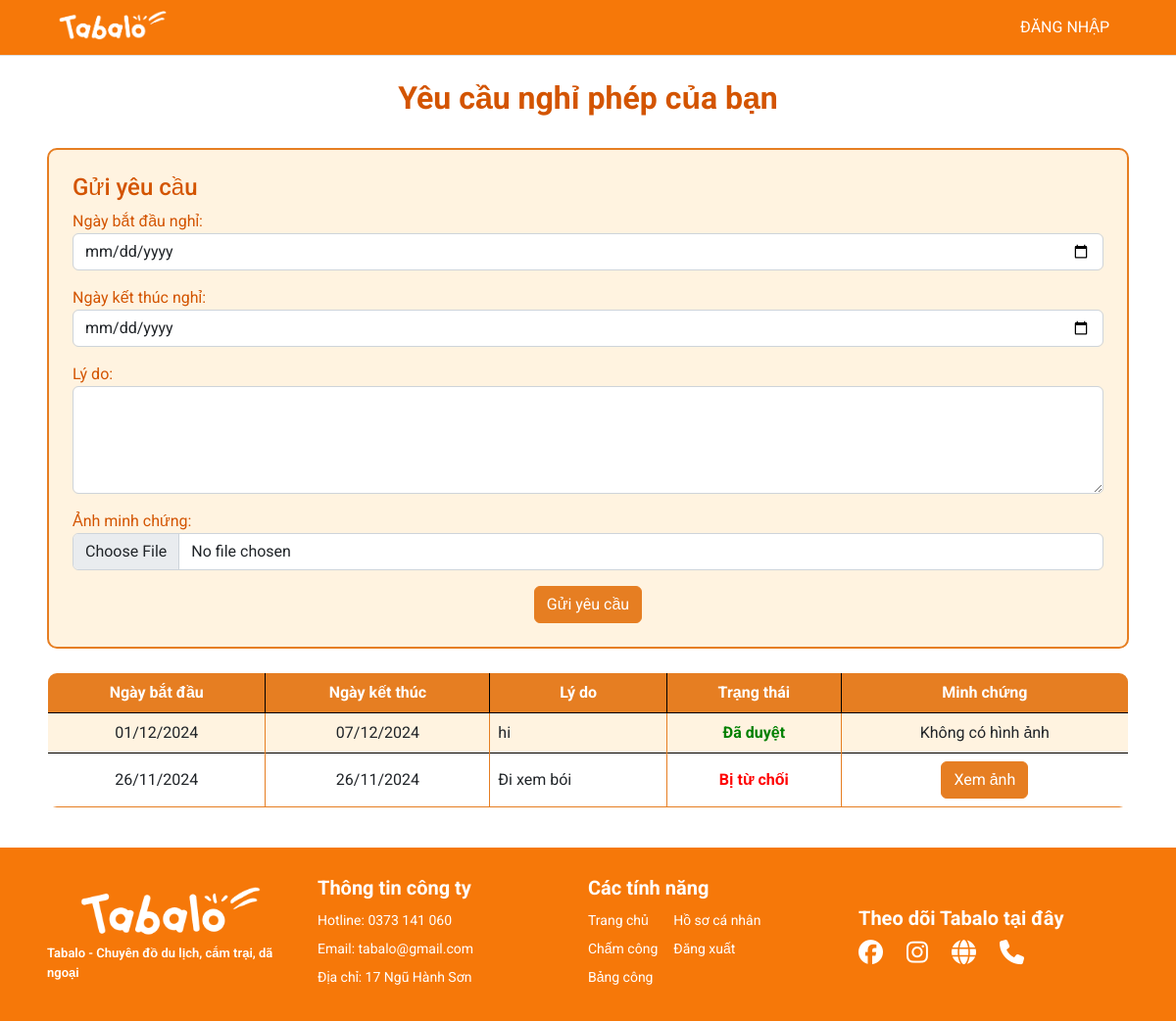
Screenshot of /request-day-off/33trangnha/ with the database file from the repository.
### myapp/models.py (models this page shows, shortened)
class DayOffRequest(models.Model):
    STATUS_CHOICES = [
        ('pending', 'Pending'),
        ('approved', 'Approved'),
        ('rejected', 'Rejected'),
    ]
    user = models.ForeignKey(User, on_delete=models.CASCADE)
    start_date = models.DateField()
    end_date = models.DateField()
    reason = models.TextField()
    status = models.CharField(max_length=10, choices=STATUS_CHOICES, default='pending')
    image = models.ImageField(upload_to='uploads/', blank=True, null=True)

### myapp/views.py (the view, shortened to what this page needs)
# urls.py: path('request-day-off/<str:username>/', views.request_day_off, name='request-day-off'),
def request_day_off(request, username):
    try:
        title = 'Danh sách nghỉ phép'
        user = User.objects.get(username=username)
        day_off_requests = DayOffRequest.objects.filter(user=user).order_by('-start_date')
        max_end_date = day_off_requests.aggregate(max_end_date=Max('end_date'))['max_end_date'] or None
        if max_end_date:
            max_end_date += timedelta(days=1)
        form = DayOffRequestForm(request.POST or None, request.FILES or None)
        context = {'title': title,'day_off_requests': day_off_requests, 'form': form, 'max_end_date': max_end_date}
        return render(request, 'pages/request_day_off.html', context)
    except User.DoesNotExist:
        return redirect('home')

### myapp/forms.py
class DayOffRequestForm(forms.ModelForm):
    class Meta:
        model = DayOffRequest
        fields = ['start_date', 'end_date', 'reason', 'image']
        labels = {'start_date': 'Ngày bắt đầu nghỉ', 'end_date': 'Ngày kết thúc nghỉ', 'reason': 'Lý do', 'image': 'Ảnh minh chứng'}
        widgets = {
            'start_date': forms.DateInput(attrs={'type': 'date', 'class': 'form-control'}),
            'end_date': forms.DateInput(attrs={'type': 'date', 'class': 'form-control'}),
            'reason': forms.Textarea(attrs={'rows': 4, 'class': 'form-control'}),
            'image': forms.FileInput(attrs={'type': 'file', 'class': 'form-control'})}

### management/context_processors.py (called while the page is built)
def pending_dayoff(request):
  count_pending = DayOffRequest.objects.filter(status='pending').count()
  return {'count_pending': count_pending}

### templates/pages/request_day_off.html (shortened to what this page needs)
{% extends '../layouts/base.html' %}
{% load static %}
{% block main %}
<link rel="stylesheet" href="{% static 'styles/table.css' %}">
<br>
<h1 style="text-align: center; font-size: 2rem; font-weight: bold; color: #D35400;">Yêu cầu nghỉ phép của bạn</h1>
<br>
<div class="container p-4" style="background-color: #FFF3E0; border: 2px solid #E67E22; border-radius: 10px;">
  <h2 style="font-size: 1.5rem; color: #D35400;">Gửi yêu cầu</h2>
  <form method="POST" enctype="multipart/form-data" class="form-request" max_end_date="{{ max_end_date|date:'Y-m-d' }}">
    {{ form.as_p }}
    <center>
      <button type="submit" class="btn btn-primary" style="background-color: #E67E22; border-color: #E67E22;">Gửi yêu cầu</button>
    </center>
  </form>
</div>
<br>
{% if day_off_requests %}
<table class="table table-hover table-bordered custom-border" style="border-radius: 10px; overflow: hidden;">
  <thead class="bg-tab text-white" style="background-color: #E67E22;">
    <tr>
      <th scope="col" class="text-center" >Ngày bắt đầu</th>
      <th scope="col" class="text-center" >Ngày kết thúc</th>
      <th scope="col" class="text-center" >Lý do</th>
      <th scope="col" class="text-center" >Trạng thái</th>
      <th scope="col" class="text-center" >Minh chứng</th>
    </tr>
  </thead>
  <tbody>
    {% for request in day_off_requests %}
    <tr class="table-row" style="transition: background-color 0.3s;">
      <td class="text-center align-middle border-cell">{{ request.start_date|date:"d/m/Y" }}</td>
      <td class="text-center align-middle border-cell">{{ request.end_date|date:"d/m/Y" }}</td>
      <td class="align-middle border-cell">{{ request.reason }}</td>
      <td class="text-center align-middle border-cell">
        {% if request.status == 'approved' %}
        <span style="color: green; font-weight: bold;">Đã duyệt</span>
        {% elif request.status == 'pending' %}
        <span style="color: orange; font-weight: bold;">Đang chờ</span>
        {% else %}
        <span style="color: red; font-weight: bold;">Bị từ chối</span>
        {% endif %}
      </td>
      <td class="text-center align-middle border-cell">
        {% if request.image %}
        <a href="{{ request.image.url }}" target="_blank" style="text-decoration: none;">
          <button class="btn btn-secondary" style="background-color: #E67E22; border-color: #E67E22; color: white;">
            Xem ảnh
          </button>
        </a>
        {% else %}
        <span>Không có hình ảnh</span>
        {% endif %}
      </td>
    </tr>
    {% endfor %}
  </tbody>
</table>
<br>
{% endif %}
{% endblock %}

### static/styles/style.css (style rules this page uses)
.bg-tab { background-color: #FF983E !important; }
table { border-collapse: collapse; border: 1px solid #000 !important; }
table th, table td { border: 1px solid #000000; }
.label-request { color: #D35400; }

### static/styles/table.css (style rules this page uses)
.table-bordered thead th { vertical-align: middle; }
.table-bordered tbody tr:nth-child(odd) { background-color: #FFF3E0; }
.table-bordered tbody tr:nth-child(even) { background-color: #FFFFFF; }
.bg-tab { background-color: #E67E22 !important; color: white !important; }
.custom-border { border: 2px solid #E67E22; border-radius: 10px; }
.border-cell { border: 1px solid #E67E22; }
.table-bordered tbody tr:last-child { border-bottom: 2px solid #E67E22; }

### rows the page displays
DayOffRequest: start_date "01/12/2024", end_date "07/12/2024", reason "hi", status "Đã duyệt", image "Không có hình ảnh"
DayOffRequest: start_date "26/11/2024", end_date "26/11/2024", reason "Đi xem bói", status "Bị từ chối"
